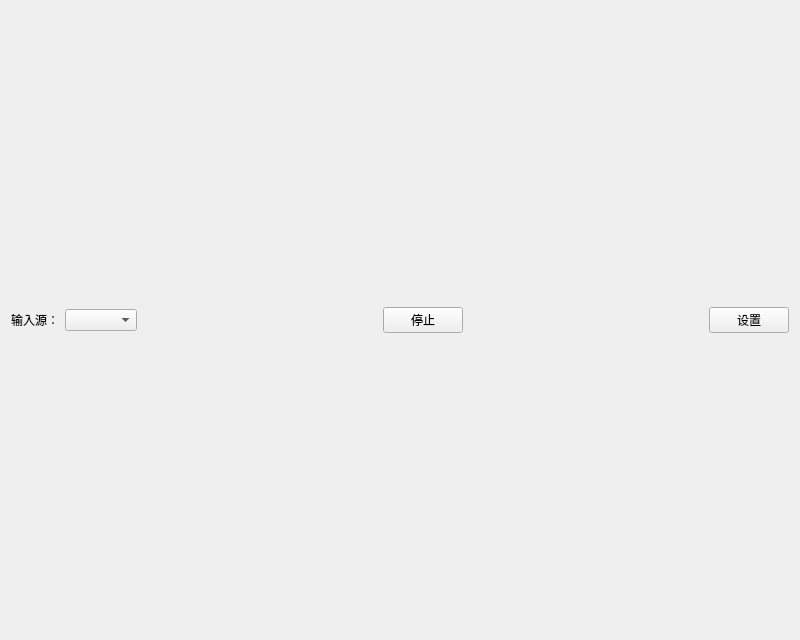
<?xml version="1.0" encoding="UTF-8"?>
<ui version="4.0">
 <class>MainWidget</class>
 <widget class="QWidget" name="MainWidget">
  <property name="geometry">
   <rect>
    <x>0</x>
    <y>0</y>
    <width>800</width>
    <height>640</height>
   </rect>
  </property>
  <property name="windowTitle">
   <string>MainWidget</string>
  </property>
  <layout class="QGridLayout" name="gridLayout">
   <item row="1" column="0">
    <layout class="QVBoxLayout" name="mainVerLayout">
     <item>
      <layout class="QHBoxLayout" name="horizontalLayout_2">
       <item>
        <layout class="QHBoxLayout" name="mainHorLayout"/>
       </item>
      </layout>
     </item>
     <item>
      <layout class="QHBoxLayout" name="horizontalLayout">
       <item>
        <widget class="QLabel" name="label">
         <property name="text">
          <string>输入源：</string>
         </property>
        </widget>
       </item>
       <item>
        <widget class="QComboBox" name="comboBox"/>
       </item>
       <item>
        <spacer name="horizontalSpacer">
         <property name="orientation">
          <enum>Qt::Horizontal</enum>
         </property>
         <property name="sizeHint" stdset="0">
          <size>
           <width>40</width>
           <height>20</height>
          </size>
         </property>
        </spacer>
       </item>
       <item>
        <widget class="QPushButton" name="stopBtn">
         <property name="text">
          <string>停止</string>
         </property>
        </widget>
       </item>
       <item>
        <spacer name="horizontalSpacer_2">
         <property name="orientation">
          <enum>Qt::Horizontal</enum>
         </property>
         <property name="sizeHint" stdset="0">
          <size>
           <width>40</width>
           <height>20</height>
          </size>
         </property>
        </spacer>
       </item>
       <item>
        <widget class="QPushButton" name="settingBtn">
         <property name="text">
          <string>设置</string>
         </property>
        </widget>
       </item>
      </layout>
     </item>
    </layout>
   </item>
  </layout>
 </widget>
 <layoutdefault spacing="6" margin="11"/>
 <resources/>
 <connections/>
</ui>
